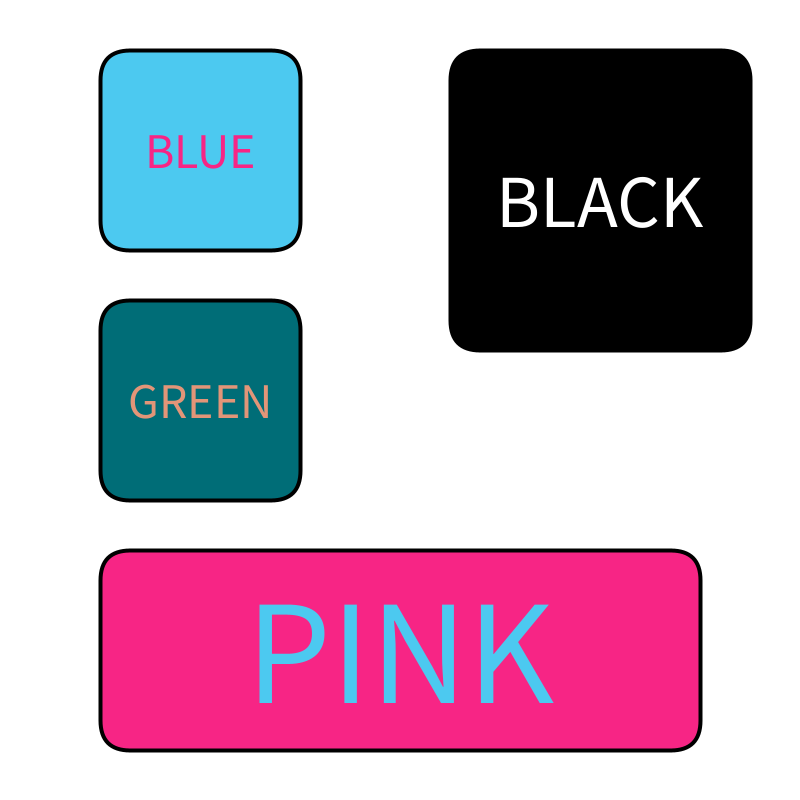
Frame 1 (no input)
Frame 60 (the mouse pressed at the canvas centre just before this capture): identical to frame 1, image omitted
Frame 120 (the mouse held since frame 60 and released just before this capture): identical to frame 1, image omitted

The Processing sketch that drew this single still picture (run headless with seeded random() and noise(); from frame 60 on, the mouse is pressed at the canvas centre):

// Processing sketch: OOPbuttonclass
// ── OOPbuttonclass.pde
color green = #006d77;
color brown = #e29578;
color pink = #f72585;
color blue = #4cc9f0;

Button blackButton, blueButton, greenButton, pinkButton;

void setup() {
  size(800, 800);
  rectMode(CENTER);
  textAlign(CENTER, CENTER);
  
  blackButton = new Button("BLACK", 600, 200, 300, 300, 0, 255);
  blueButton = new Button("BLUE", 200, 150, 200, 200, blue, pink);
  greenButton = new Button("GREEN", 200, 400, 200, 200, green, brown);
  pinkButton = new Button("PINK", 400, 650, 600, 200, pink, blue);
  
}

void draw() {
  background(255);
  blackButton.show();
  blueButton.show();
  greenButton.show();
  pinkButton.show();
}

// ── button.pde
class Button {

  //instance variables
  int x, y, w, h; //x, y is the center
  boolean clicked;
  color highlight, normal;
  String text;

  //constructor
  Button(String t, int _x, int _y, int _w, int _h, color norm, color high) {
    x = _x;
    y = _y;
    w = _w;
    h = _h;
    text = t;
    highlight = high;
    normal = norm;
    clicked = false;
  }

  //Behaviour functions
  void show() {
    //rectangle
    if (mouseX > x-w/2 && mouseX < x+w/2 && mouseY > y-h/2 && mouseY < y+h/2) {
      fill(highlight);
    } else {
      fill(normal);
    }
    stroke(0);
    strokeWeight(4);
    rect(x, y, w, h, 30); //rounded corners

    //text label
    if (mouseX > x-w/2 && mouseX < x+w/2 && mouseY > y-h/2 && mouseY < y+h/2) {
      fill(normal);
    } else {
      fill(highlight);
    }
    textSize(w/4);
    text(text, x, y);

    //if (mouseReleased && mouseX > x-w/2 && mouseX < x+w/2 && mouseY > y-h/2 && mouseY < y+h/2) {
    //  clicked = true;
    //} else {
    //  clicked = false;
    //}
  }
}
